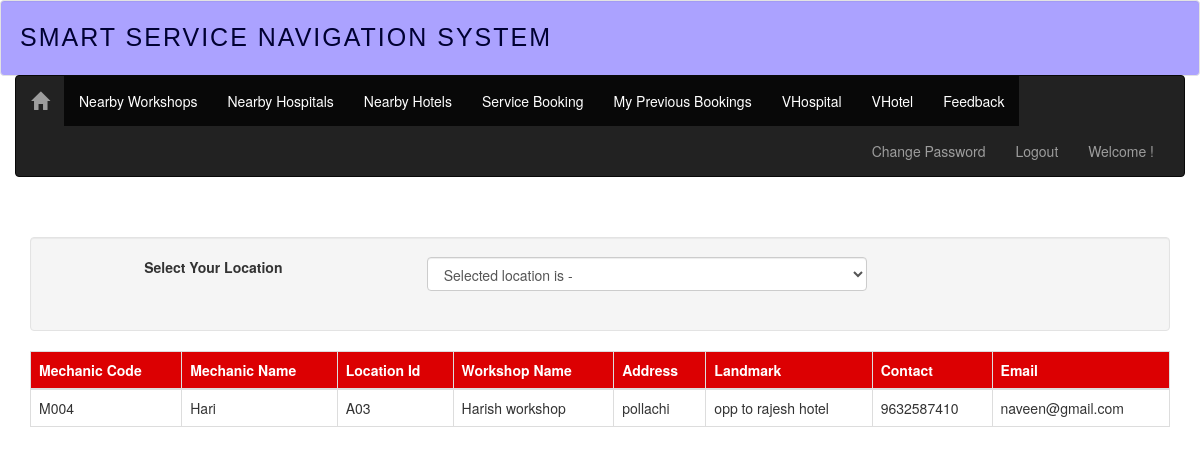
The app's page /home.php with its own data.
### tables this page shows
CREATE TABLE IF NOT EXISTS `mechanic` (
`mech_id` int(11) NOT NULL,
  `mech_code` varchar(100) NOT NULL,
  `acode` varchar(100) NOT NULL,
  `mech_name` varchar(100) NOT NULL,
  `wrk_name` varchar(100) NOT NULL,
  `addr` varchar(100) NOT NULL,
  `City` varchar(100) NOT NULL,
  `land` varchar(100) NOT NULL,
  `contact` varchar(100) NOT NULL,
  `email` varchar(100) NOT NULL
);

CREATE TABLE IF NOT EXISTS `register` (
`regno` int(11) NOT NULL,
  `name` varchar(30) NOT NULL,
  `acode` varchar(7) NOT NULL,
  `addr` varchar(50) NOT NULL,
  `contact` varchar(15) NOT NULL,
  `email` varchar(30) NOT NULL,
  `uname` varchar(30) NOT NULL,
  `pwd` varchar(30) NOT NULL
);

### home.php (the view, shortened to what this page needs)
<?php require_once('Connections/breakcon.php');
session_start();?>
<?php
if (!function_exists("GetSQLValueString")) {
function GetSQLValueString($theValue, $theType, $theDefinedValue = "", $theNotDefinedValue = "")
{
  $theValue = function_exists("mysql_real_escape_string") ? mysql_real_escape_string($theValue) : mysql_escape_string($theValue);
  switch ($theType) {
    case "long":
    case "int":
      $theValue = ($theValue != "") ? intval($theValue) : "NULL";
      break;
  }
  return $theValue;
}
}
$colname_rs_regis = "-1";
$query_rs_regis = sprintf("SELECT * FROM register,area WHERE regno = %s and register.acode=area.acode", GetSQLValueString($colname_rs_regis, "int"));
$rs_regis = mysql_query($query_rs_regis, $breakcon) or die(mysql_error());
$row_rs_regis = mysql_fetch_assoc($rs_regis);
$query_Recordset2 = "SELECT * FROM mechanic,register where mechanic.acode=register.acode";
$Recordset2 = mysql_query($query_Recordset2, $breakcon) or die(mysql_error());
$row_Recordset2 = mysql_fetch_assoc($Recordset2);
?>
<!DOCTYPE html>
<html lang="en">
  <head>
	<link href="css/bootstrap.css" rel="stylesheet">
  </head>
<body>
<?php include 'header.php' ?>
<br>
<br>
<div class="container">
  <form name="frmloc" id="frmloc">
    <div class="well" >
      <div class="row">
        <div class="col-md-1"></div>
        <div class="col-md-3">
          <label>Select Your Location</label>
        </div>
        <div class="col-md-5">
        <select id="selectlocation" name="selectlocation" class="form-control">
		<option value="<?php $row_rs_regis['acode']?>" >Selected location is - <?php echo $row_rs_regis['aname']; ?></option>
       </select>
        </div>
        <div class="col-md-3"></div>
      </div>
      <br>
       </div>
  <div class="fillres">
    <div class="row">
    <div class="col-md-12">
      <table class="table table-bordered table-hover">
       <thead>
          <tr style="background-color:#DC0002;color:#FFFFFF">
            <th>Mechanic Code</th>
            <th>Mechanic Name</th>
            <th>Location Id</th>
            <th>Workshop Name</th>
            <th>Address</th>
            <th>Landmark</th>
           <th>Contact</th>
           <th>Email</th>
          </tr>
        </thead>
        <tbody>
         <?php do { ?>
          <tr>
            <td><?php echo $row_Recordset2['mech_code']; ?></td>
            <td><?php echo $row_Recordset2['mech_name']; ?></td>
            <td><?php echo $row_Recordset2['acode']; ?></td>
            <td><?php echo $row_Recordset2['wrk_name']; ?></td>
            <td><?php echo $row_Recordset2['addr']; ?></td>
            <td><?php echo $row_Recordset2['land']; ?></td>
            <td><?php echo $row_Recordset2['contact']; ?></td>
            <td><?php echo $row_Recordset2['email']; ?></td>
          </tr>
          <?php } while ($row_Recordset2 = mysql_fetch_assoc($Recordset2)); ?>
        </tbody>
      </table>
    </div>
    </div>
 </div>
  </form>
</div>
</body>
</html>

### records on screen
mechanic: mech_code "M004", mech_name "Hari", register.acode "A03", wrk_name "Harish workshop", register.addr "pollachi", land "opp to rajesh hotel", register.contact "9632587410", register.email "naveen@gmail.com"
